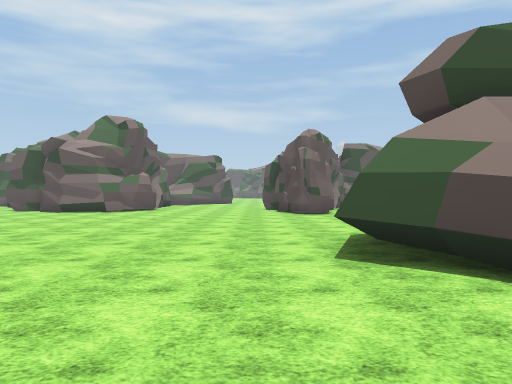
[1] (above)

24 first-person views from a walk through a Unity game level. The camera is 1.5 m above the floor, looks level and sees 70° across. The floor is counted in squares, 2 m on a side. Each view is taken from the middle of a square. On the plan, view 1 faces up. The plan holds only what a view shows up to about 11 squares ahead; the rest is blank. The place goes on beyond the plan. Flat ground stands in for the terrain. Some animated figures are not drawn. Some surface patterns are stand-ins.

[2]
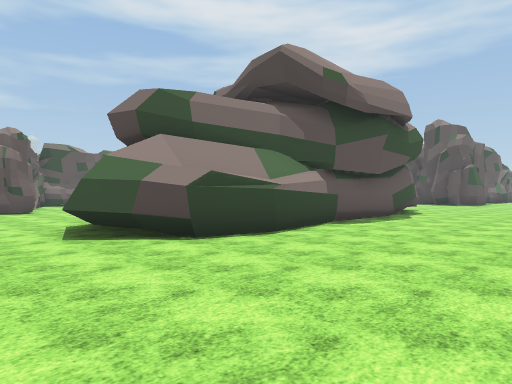

[3]
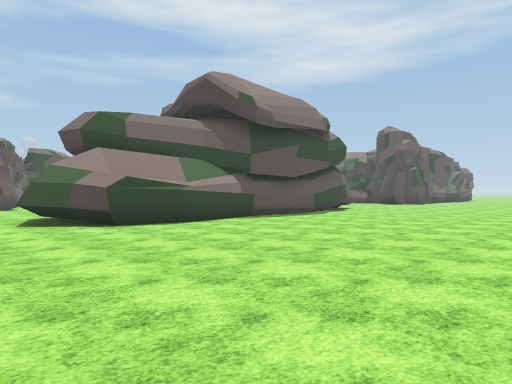

[4]
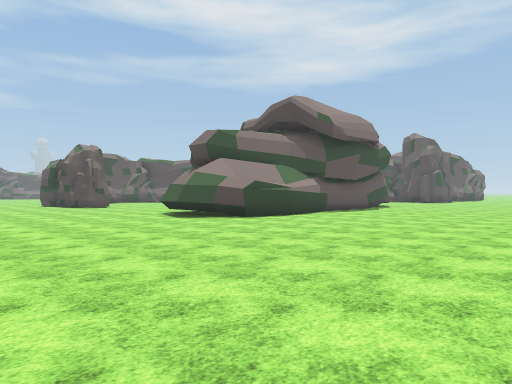

[5]
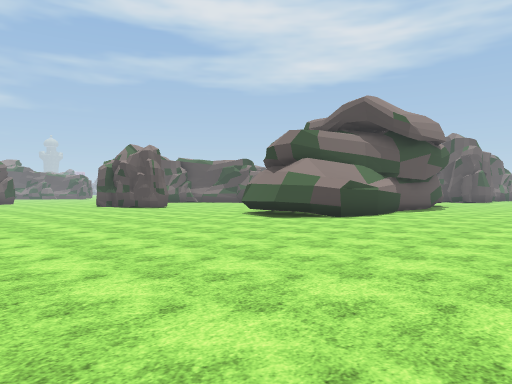

[6]
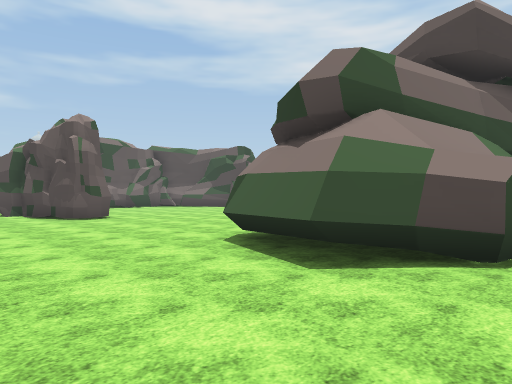

[7]
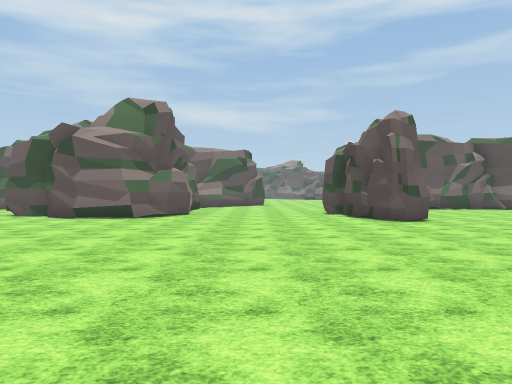

[8]
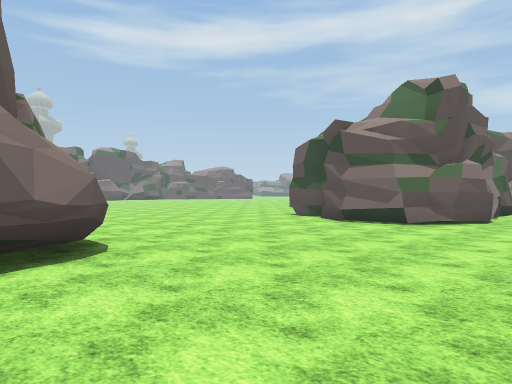

[9]
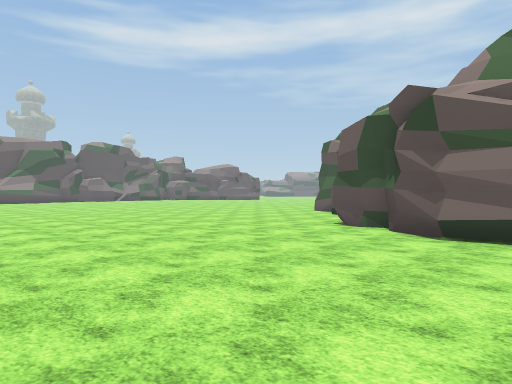

[10]
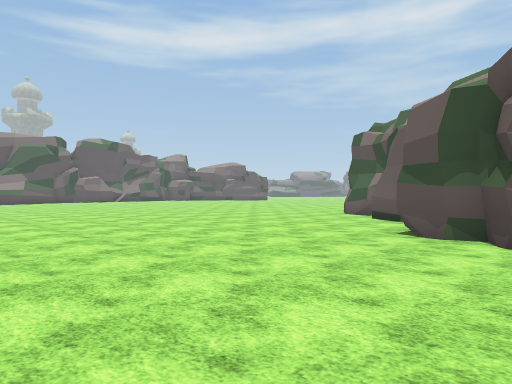

[11]
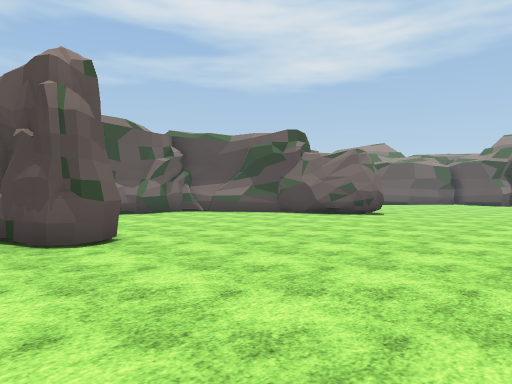

[12]
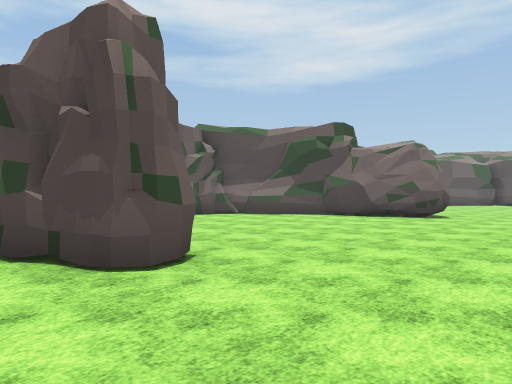

[13]
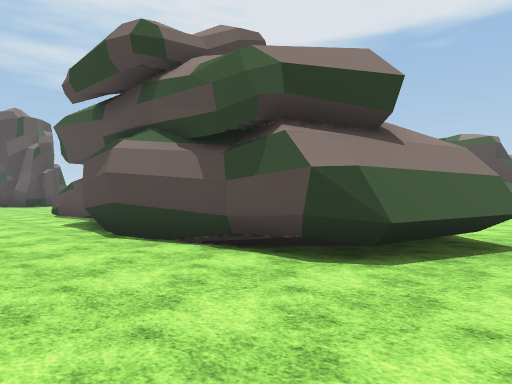

[14]
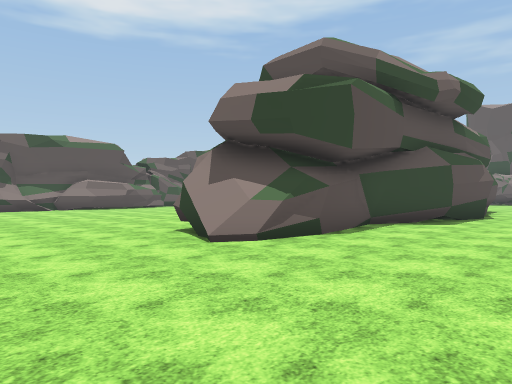

[15]
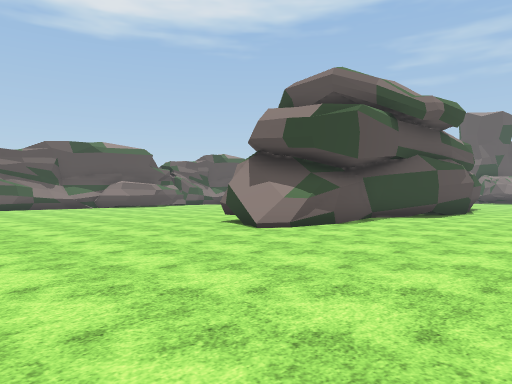

[16]
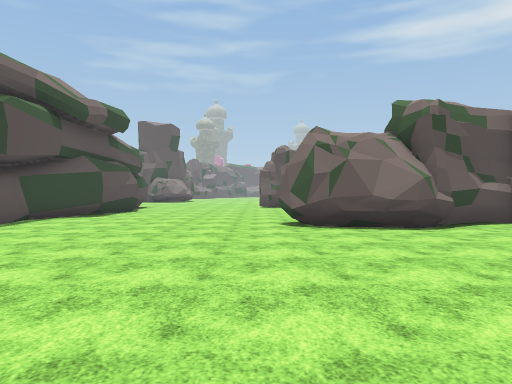

[17]
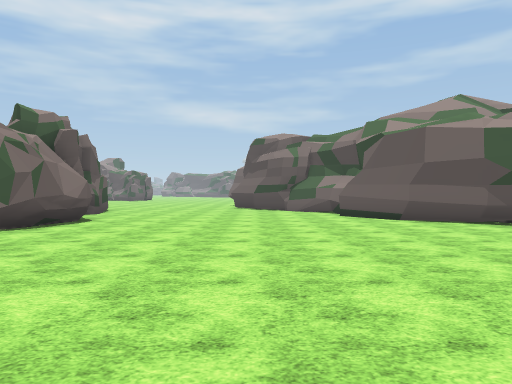

[18]
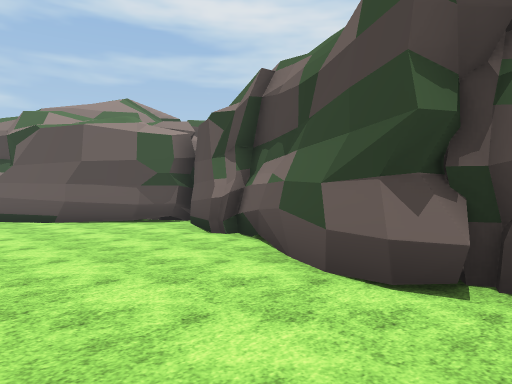

[19]
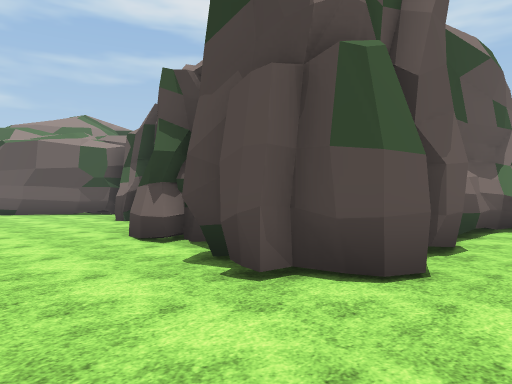

[20]
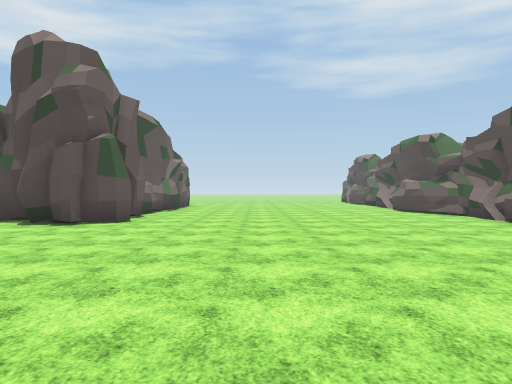

[21]
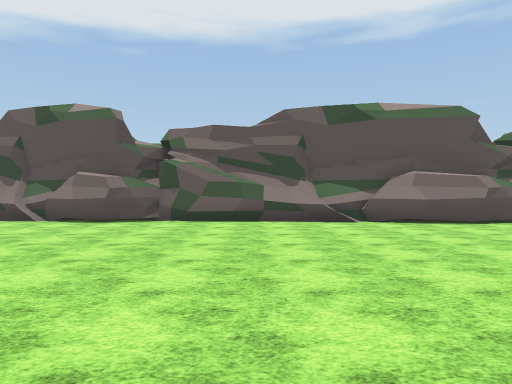

[22]
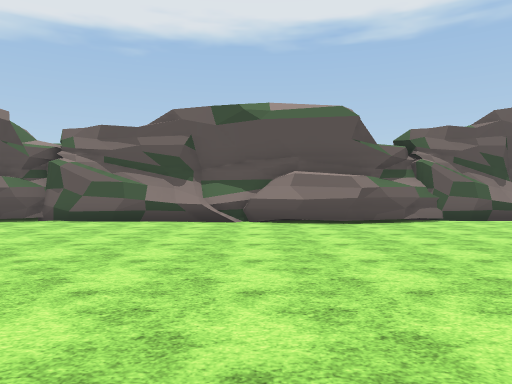

[23]
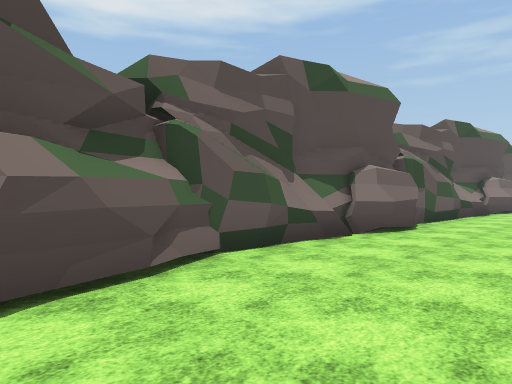

[24]
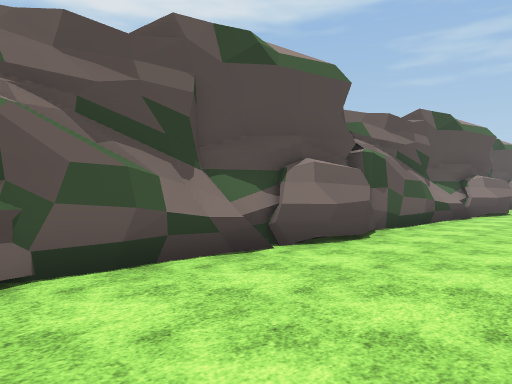

### Floor plan
Key: @ floor where view 1 was taken; # wall or solid block; . floor; R rock.
Columns run from 19 left of view 1 to 23 right of it. Each row starts with its distance up from view 1.
 17      ...#     #.        ....  ##.......##
 16     .....     #.       ......  #........##
 15    ......##   #.       ......  #.........##
 14   ........#####.....#  .......##..........#
 13  ...........##......RR........##..........#
 12 .....................R....................#
 11 .........................................##
 10 .........................................#
  9   .......................................#
  8       ..................................##
  7             #.........######............##
  6             ##.......##    #######......#
  5               ......##           #......#
  4              .......##           #......###
  3              ........#########  ...........
  2              ..............................
  1              ..............................
  0             .......@.......................
 -1             ...............................
 -2              ..............................
 -3             . .............................
 -4                ............................
 -5               . ...........................
 -6                ######.###...#########.###..
 -7                 ##  ### #####   ###########

Positions as (right, up) in squares from view 1, and headings:
1: (0, 0), facing up
2: (-1, -2), facing up-right
3: (-1, -5), facing up-right
4: (-5, -5), facing up-right
5: (-7, -3), facing up-right
6: (-2, 2), facing up-right
7: (-2, 3), facing up
8: (-2, 5), facing up-left
9: (-5, 7), facing up-left
10: (-7, 8), facing up-left
11: (0, 7), facing up-right
12: (0, 9), facing up-right
13: (0, 10), facing down-right
14: (18, 10), facing down-left
15: (20, 11), facing down-left
16: (20, 12), facing left
17: (17, 6), facing up
18: (18, 6), facing up-right
19: (18, 2), facing up-right
20: (12, 0), facing right
21: (16, 3), facing down
22: (13, 3), facing down
23: (11, -3), facing down-left
24: (9, -3), facing down-left
